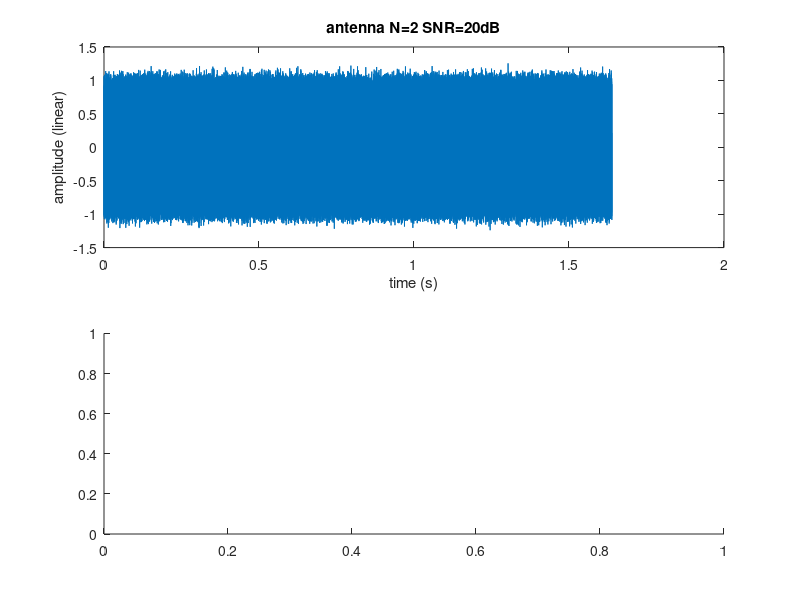

Here is the MATLAB script that generated this plot: (Note: this script raises an error after producing the figure.)
% Hypothesis
% far field
% narrow band signal
clear all;
close all;
c=340; % sound speed (m/s)

%% signal configuration
nbs=65536; %sample number
Fs=40000; %sample frequency (Hz)
t=(0:nbs-1)/Fs; %time (s)
F0=3000; %signal frequency (Hz)
theta=60; %source direction

%% array configuration
M=8; %number of mic
d=0.05; %distance between 2 adjoining mics (m) d<lamda/2
g=ones(M,1); %propagation factor (amplitute)

delay=(0:M-1).'*d*cos(2*pi*theta/360)/c; %TDOA (s)
snr=20; %signal to noise ratio (dB)
phase=rand*2*pi; %sinusoidal wave phase (rad)
m=zeros(M,nbs);
for k=1:M
    m(k,:)=g(k)*sin(2*pi*F0*(t-delay(k))+phase)+sqrt(0.5*10.^(-snr/10))*randn(1,nbs); %signal received by each mic
end

%% plot signal
k=2; % mic number
figure
subplot(211)
plot(t,m(k,:))
xlabel('time (s)')
ylabel('amplitude (linear)')
title(['antenna N=' num2str(k) ' SNR=' num2str(snr) 'dB'])
subplot(212)
psd(m(2,:),1024,Fs) %% power spectrum magnitude of the 2nd mic signal (dB)

%% phasing approach (narrowband assumption)
y=zeros(M,nbs); % frequency shift and filtering output
N=100; % lenth of the filter
for k=1:M
    y(k,:)=m(k,:).*exp(1i*2*pi*F0*t);
    y(k,:)=filter(ones(1,N)/N,1,y(k,:)); % IIR filter
end
figure
psd(y(1,:),1024,Fs/2);

%
%na=1024; % number of angles to test
%angle=linspace(0,180,na);
%z=zeros(M,nbs);
%beam=zeros(na,1);
%%
%for l=1:na % loop on angles
%    for k=1:M % loop on mics
%        ta=(k-1)*d*(cos(2*pi*angle(l)/360))/c+(k-1)*0.000001;
 %       z(k,:)=y(k,:).*exp(-1i*2*pi*F0*ta); % weight and sum
 %   end
 %   beam(l)=cov(sum(z,1)); % mean power of all mic at each instant
%end
%figure
%plot(angle,beam)
%xlabel('angle (degree)')
%ylabel('power')
%[beam_max, angle_max_num] = max(beam);
%angle_max = (angle_max_num-1)/na*180;
%resolution = abs(angle_max-theta)